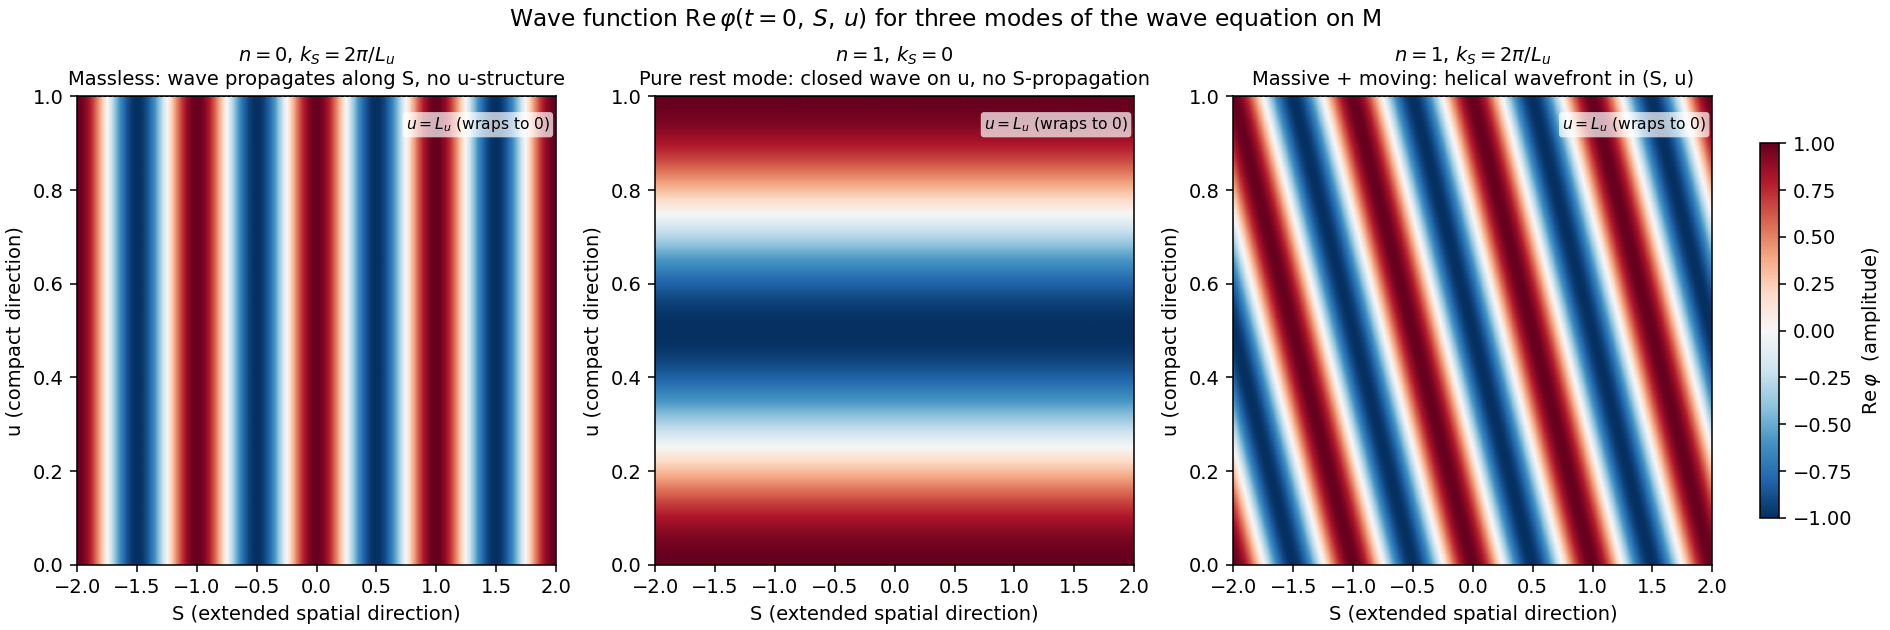

This figure's Python source:
"""Wave-mode illustration for Chapter 2 §3 of metric-mass.

Renders the real part of three wave-equation solutions on M at a fixed
time t = 0, as 2D heatmaps over (S, u). Each panel is one mode of the
form

    φ(t, S, u) = exp(i (k_S S - ω t + n u / R_u))

for a different (n, k_S) pair. The u-axis is shown as the unrolled
compact direction, with periodic identification at u = 0 and u = L_u.

Conventions for the figure:
- L_u = 1 (compact circumference, in arbitrary length units)
- R_u = L_u / (2π)
- c = 1 (so that ω = sqrt(k_S² + (n/R_u)²))
- t = 0 fixed; figure is a snapshot at a single moment

Run:
    .venv/bin/python projects/metric-mass/figures/wave-modes.py

Output:
    projects/metric-mass/figures/wave-modes.png
"""

import os

import matplotlib.pyplot as plt
import numpy as np

# Output target
OUT = os.path.join(os.path.dirname(__file__), "wave-modes.png")

# Manifold parameters
L_U = 1.0
R_U = L_U / (2 * np.pi)
S_MIN, S_MAX = -2.0, 2.0
N_S, N_U = 400, 200

# Three modes to display
modes = [
    dict(
        n=0, k_S=2 * np.pi,
        title=r"$n = 0$, $k_S = 2\pi/L_u$",
        subtitle="Massless: wave propagates along S, no u-structure",
    ),
    dict(
        n=1, k_S=0.0,
        title=r"$n = 1$, $k_S = 0$",
        subtitle="Pure rest mode: closed wave on u, no S-propagation",
    ),
    dict(
        n=1, k_S=2 * np.pi,
        title=r"$n = 1$, $k_S = 2\pi/L_u$",
        subtitle="Massive + moving: helical wavefront in (S, u)",
    ),
]

S_grid = np.linspace(S_MIN, S_MAX, N_S)
u_grid = np.linspace(0.0, L_U, N_U)
SS, UU = np.meshgrid(S_grid, u_grid)

fig, axes = plt.subplots(
    1, 3, figsize=(13.5, 4.5), constrained_layout=True
)
fig.suptitle(
    r"Wave function $\mathrm{Re}\,\varphi(t=0,\,S,\,u)$ "
    "for three modes of the wave equation on M",
    fontsize=12,
)

vmin, vmax = -1.0, 1.0
extent = (S_MIN, S_MAX, 0.0, L_U)

for ax, m in zip(axes, modes):
    n, k_S = m["n"], m["k_S"]
    phase = k_S * SS + (n / R_U) * UU
    ReP = np.cos(phase)

    im = ax.imshow(
        ReP, origin="lower", aspect="auto", extent=extent,
        cmap="RdBu_r", vmin=vmin, vmax=vmax,
    )
    ax.set_title(m["title"] + "\n" + m["subtitle"], fontsize=10)
    ax.set_xlabel("S (extended spatial direction)")
    ax.set_ylabel("u (compact direction)")
    # Annotate the periodic boundary
    ax.axhline(0.0, color="k", linewidth=0.5, linestyle="--")
    ax.axhline(L_U, color="k", linewidth=0.5, linestyle="--")
    ax.text(
        S_MAX - 0.05, L_U - 0.04, r"$u = L_u$ (wraps to 0)",
        ha="right", va="top", fontsize=8,
        bbox=dict(boxstyle="round,pad=0.2", fc="white", ec="none", alpha=0.7),
    )

cbar = fig.colorbar(im, ax=axes, location="right", shrink=0.8, pad=0.02)
cbar.set_label(r"$\mathrm{Re}\,\varphi$  (amplitude)")

fig.savefig(OUT, dpi=140)
print(f"wrote {OUT}")
